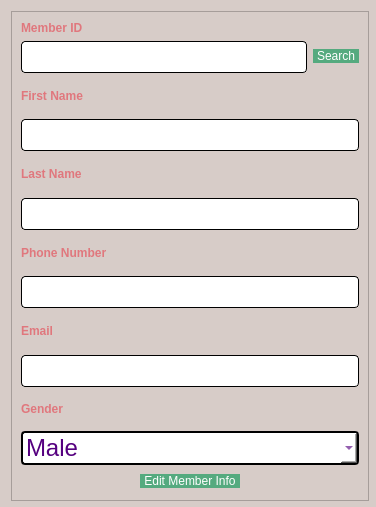
<?xml version="1.0" encoding="UTF-8"?>
<ui version="4.0">
 <class>editMember</class>
 <widget class="QDialog" name="editMember">
  <property name="geometry">
   <rect>
    <x>0</x>
    <y>0</y>
    <width>376</width>
    <height>507</height>
   </rect>
  </property>
  <property name="windowTitle">
   <string>Dialog</string>
  </property>
  <property name="styleSheet">
   <string notr="true">   background-color: #D7CCC8; /* bois clair */</string>
  </property>
  <widget class="QFrame" name="frame">
   <property name="geometry">
    <rect>
     <x>11</x>
     <y>11</y>
     <width>358</width>
     <height>490</height>
    </rect>
   </property>
   <property name="frameShape">
    <enum>QFrame::Shape::StyledPanel</enum>
   </property>
   <property name="frameShadow">
    <enum>QFrame::Shadow::Raised</enum>
   </property>
   <layout class="QVBoxLayout" name="verticalLayout_4">
    <item>
     <layout class="QHBoxLayout" name="horizontalLayout">
      <item>
       <layout class="QVBoxLayout" name="verticalLayout_2">
        <item>
         <widget class="QLabel" name="label_11">
          <property name="styleSheet">
           <string notr="true">font: 14pt &quot;Georgina&quot;;
color: #E0777D;</string>
          </property>
          <property name="text">
           <string>&lt;html&gt;&lt;head/&gt;&lt;body&gt;&lt;p&gt;&lt;span style=&quot; font-weight:700;&quot;&gt;Member ID&lt;/span&gt;&lt;/p&gt;&lt;/body&gt;&lt;/html&gt;</string>
          </property>
         </widget>
        </item>
        <item>
         <widget class="QLineEdit" name="ID">
          <property name="styleSheet">
           <string notr="true">QLineEdit{
	background-color: rgb(255, 255, 255);
	 border: 1px  solid;
     border-radius: 4px;
	font: 24px;color:rgb(85, 0, 127);
}</string>
          </property>
         </widget>
        </item>
       </layout>
      </item>
      <item>
       <layout class="QVBoxLayout" name="verticalLayout_3">
        <item>
         <spacer name="verticalSpacer">
          <property name="orientation">
           <enum>Qt::Orientation::Vertical</enum>
          </property>
          <property name="sizeType">
           <enum>QSizePolicy::Policy::Fixed</enum>
          </property>
          <property name="sizeHint" stdset="0">
           <size>
            <width>20</width>
            <height>18</height>
           </size>
          </property>
         </spacer>
        </item>
        <item>
         <widget class="QPushButton" name="searchMemberBtn">
          <property name="styleSheet">
           <string notr="true">QPushButton
{ 
	border-radius:15px;
	font: 16pt &quot;georgia&quot;;
	background-color:rgb(85, 170, 127);
	padding : 0 4px;
	border-radius:20px;
	color:white
}


QPushButton:hover:!pressed

{
background:#52b788;
}
</string>
          </property>
          <property name="text">
           <string>Search</string>
          </property>
         </widget>
        </item>
       </layout>
      </item>
     </layout>
    </item>
    <item>
     <layout class="QVBoxLayout" name="verticalLayout">
      <item>
       <widget class="QLabel" name="label_6">
        <property name="styleSheet">
         <string notr="true">font: 14pt &quot;Georgina&quot;;
color: #E0777D;
</string>
        </property>
        <property name="text">
         <string>&lt;html&gt;&lt;head/&gt;&lt;body&gt;&lt;p&gt;&lt;span style=&quot; font-weight:700;&quot;&gt;First Name&lt;/span&gt;&lt;/p&gt;&lt;/body&gt;&lt;/html&gt;</string>
        </property>
       </widget>
      </item>
      <item>
       <widget class="QLineEdit" name="firstName">
        <property name="styleSheet">
         <string notr="true">QLineEdit{
	background-color: rgb(255, 255, 255);
	 border: 1px  solid;
     border-radius: 4px;
	font: 24px;color:rgb(85, 0, 127);
}</string>
        </property>
       </widget>
      </item>
     </layout>
    </item>
    <item>
     <layout class="QVBoxLayout" name="verticalLayout_10">
      <item>
       <widget class="QLabel" name="label_10">
        <property name="styleSheet">
         <string notr="true">font: 14pt &quot;Georgina&quot;;
color: #E0777D;</string>
        </property>
        <property name="text">
         <string>&lt;html&gt;&lt;head/&gt;&lt;body&gt;&lt;p&gt;&lt;span style=&quot; font-weight:700;&quot;&gt;Last Name &lt;/span&gt;&lt;/p&gt;&lt;/body&gt;&lt;/html&gt;</string>
        </property>
       </widget>
      </item>
      <item>
       <widget class="QLineEdit" name="lastName">
        <property name="styleSheet">
         <string notr="true">QLineEdit{
	background-color: rgb(255, 255, 255);
	 border: 1px  solid;
     border-radius: 4px;
	font: 24px;color:rgb(85, 0, 127);
}</string>
        </property>
       </widget>
      </item>
     </layout>
    </item>
    <item>
     <layout class="QVBoxLayout" name="verticalLayout_7">
      <item>
       <widget class="QLabel" name="label_7">
        <property name="styleSheet">
         <string notr="true">font: 14pt &quot;Georgina&quot;;
color: #E0777D;</string>
        </property>
        <property name="text">
         <string>&lt;html&gt;&lt;head/&gt;&lt;body&gt;&lt;p&gt;&lt;span style=&quot; font-weight:700;&quot;&gt;Phone Number&lt;/span&gt;&lt;/p&gt;&lt;/body&gt;&lt;/html&gt;</string>
        </property>
       </widget>
      </item>
      <item>
       <widget class="QLineEdit" name="phone">
        <property name="styleSheet">
         <string notr="true">QLineEdit{
	background-color: rgb(255, 255, 255);
	 border: 1px  solid;
     border-radius: 4px;
	font: 24px;color:rgb(85, 0, 127);
}</string>
        </property>
       </widget>
      </item>
     </layout>
    </item>
    <item>
     <layout class="QVBoxLayout" name="verticalLayout_8">
      <item>
       <widget class="QLabel" name="label_8">
        <property name="styleSheet">
         <string notr="true">font: 14pt &quot;Georgina&quot;;
color:#E0777D;</string>
        </property>
        <property name="text">
         <string>&lt;html&gt;&lt;head/&gt;&lt;body&gt;&lt;p&gt;&lt;span style=&quot; font-weight:700;&quot;&gt;Email &lt;/span&gt;&lt;/p&gt;&lt;/body&gt;&lt;/html&gt;</string>
        </property>
       </widget>
      </item>
      <item>
       <widget class="QLineEdit" name="mail">
        <property name="styleSheet">
         <string notr="true">QLineEdit{
	background-color: rgb(255, 255, 255);
	 border: 1px  solid;
     border-radius: 4px;
	font: 24px;color:rgb(85, 0, 127);
}</string>
        </property>
       </widget>
      </item>
     </layout>
    </item>
    <item>
     <layout class="QVBoxLayout" name="verticalLayout_9">
      <item>
       <widget class="QLabel" name="label_9">
        <property name="styleSheet">
         <string notr="true">font: 14pt &quot;Georgina&quot;;
color: #E0777D;</string>
        </property>
        <property name="text">
         <string>&lt;html&gt;&lt;head/&gt;&lt;body&gt;&lt;p&gt;&lt;span style=&quot; font-weight:700;&quot;&gt;Gender&lt;/span&gt;&lt;/p&gt;&lt;/body&gt;&lt;/html&gt;</string>
        </property>
       </widget>
      </item>
      <item>
       <widget class="QComboBox" name="gender">
        <property name="styleSheet">
         <string notr="true">QComboBox{
	background-color: rgb(255, 255, 255);
	 border: 2px  solid;
     border-radius: 4px;
	font: 24px;color:rgb(85, 0, 127);
}</string>
        </property>
        <item>
         <property name="text">
          <string>Male</string>
         </property>
        </item>
        <item>
         <property name="text">
          <string>Female</string>
         </property>
        </item>
       </widget>
      </item>
     </layout>
    </item>
    <item>
     <layout class="QHBoxLayout" name="horizontalLayout_2">
      <item>
       <spacer name="horizontalSpacer">
        <property name="orientation">
         <enum>Qt::Orientation::Horizontal</enum>
        </property>
        <property name="sizeHint" stdset="0">
         <size>
          <width>78</width>
          <height>20</height>
         </size>
        </property>
       </spacer>
      </item>
      <item>
       <widget class="QPushButton" name="editMemberBtn">
        <property name="styleSheet">
         <string notr="true">QPushButton
{ 
	border-radius:15px;
	font: 16pt &quot;georgia&quot;;
	background-color:rgb(85, 170, 127);
	padding : 0 4px;
	border-radius:20px;
	color:white
}


QPushButton:hover:!pressed

{
background:#52b788;
}
</string>
        </property>
        <property name="text">
         <string>Edit Member Info</string>
        </property>
       </widget>
      </item>
      <item>
       <spacer name="horizontalSpacer_2">
        <property name="orientation">
         <enum>Qt::Orientation::Horizontal</enum>
        </property>
        <property name="sizeHint" stdset="0">
         <size>
          <width>78</width>
          <height>20</height>
         </size>
        </property>
       </spacer>
      </item>
     </layout>
    </item>
   </layout>
  </widget>
 </widget>
 <resources/>
 <connections/>
</ui>
